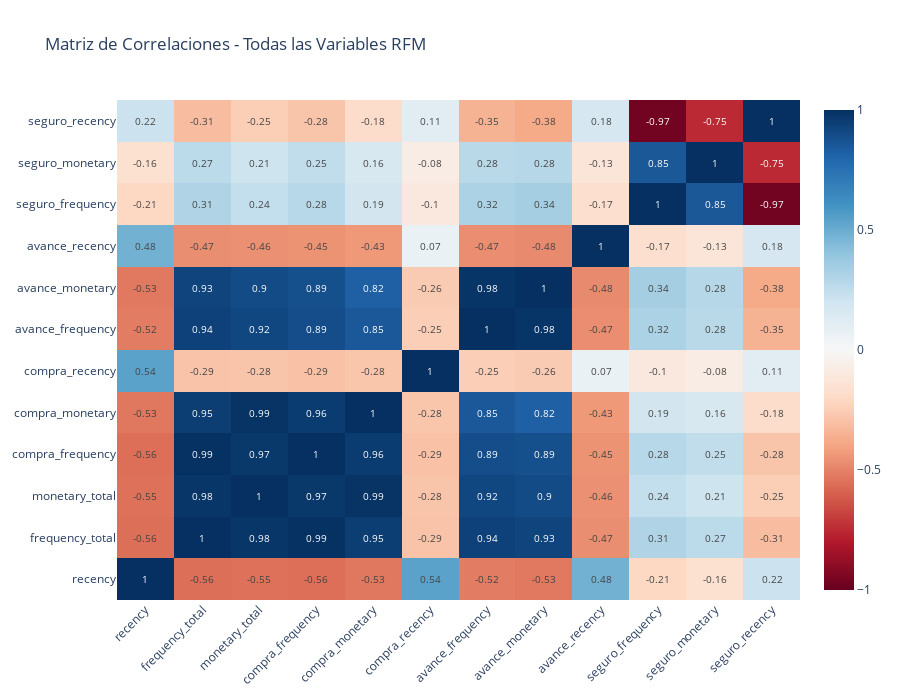

This figure's notebook cell:
### Code cell
# Calcular matriz de correlación
corr_matrix = df_rfm[['recency', 'frequency_total', 'monetary_total',
                      'compra_frequency', 'compra_monetary', 'compra_recency',
                      'avance_frequency', 'avance_monetary', 'avance_recency',
                      'seguro_frequency', 'seguro_monetary', 'seguro_recency']].corr()

fig = go.Figure(data=go.Heatmap(
    z=corr_matrix.values,
    x=corr_matrix.columns,
    y=corr_matrix.columns,
    colorscale='RdBu',
    zmin=-1,
    zmax=1,
    text=np.round(corr_matrix.values, 2),
    texttemplate='%{text}',
    textfont={"size": 10},
    hoverongaps=False,
    hovertemplate='<b>%{y}</b> vs <b>%{x}</b><br>Correlación: %{z:.3f}<extra></extra>'
))

fig.update_layout(
    title='Matriz de Correlaciones - Todas las Variables RFM',
    height=700,
    xaxis_tickangle=-45
)
fig.show()

### Figure 1 — Plotly figure (JSON) as saved in the notebook; plotly's stock layout.template omitted (floating-point values rounded to 4 significant figures; data arrays with more than 128 entries replaced by an {"elided": "..."} marker saying what was removed)
{"data": [{"colorscale": [[0, "rgb(103,0,31)"], [0.1, "rgb(178,24,43)"], [0.2, "rgb(214,96,77)"], [0.3, "rgb(244,165,130)"], [0.4, "rgb(253,219,199)"], [0.5, "rgb(247,247,247)"], [0.6, "rgb(209,229,240)"], [0.7, "rgb(146,197,222)"], [0.8, "rgb(67,147,195)"], [0.9, "rgb(33,102,172)"], [1, "rgb(5,48,97)"]], "hoverongaps": false, "hovertemplate": "<b>%{y}</b> vs <b>%{x}</b><br>Correlación: %{z:.3f}<extra></extra>", "text": {"elided": "12x12 float values"}, "textfont": {"size": 10}, "texttemplate": "%{text}", "type": "heatmap", "x": ["recency", "frequency_total", "monetary_total", "compra_frequency", "compra_monetary", "compra_recency", "avance_frequency", "avance_monetary", "avance_recency", "seguro_frequency", "seguro_monetary", "seguro_recency"], "y": ["recency", "frequency_total", "monetary_total", "compra_frequency", "compra_monetary", "compra_recency", "avance_frequency", "avance_monetary", "avance_recency", "seguro_frequency", "seguro_monetary", "seguro_recency"], "z": {"elided": "12x12 float values"}, "zmax": 1, "zmin": -1}], "layout": {"height": 700, "title": {"text": "Matriz de Correlaciones - Todas las Variables RFM"}, "xaxis": {"tickangle": -45}}}
